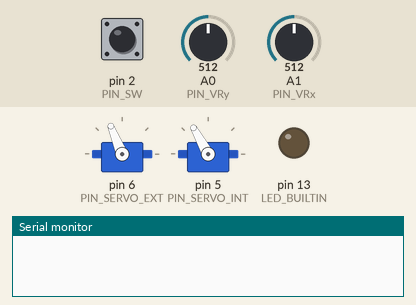
Recording of a sketch running on a simulated Arduino Leonardo, built with avr-gcc and run on an emulated ATmega32U4. On the bench: 2 × servo, output pins drawn as LEDs (lit = HIGH), the last lines printed to the serial monitor. Inputs (shaded band) come from the test bench; at power-on: pin 2 (PIN_SW) HIGH, A1 (PIN_VRx) = 512, A0 (PIN_VRy) = 512.

Above: at 1.2 s.
1.3 s: pin 2 (PIN_SW) pulled LOW for 3.2 s
At 6.5 s:
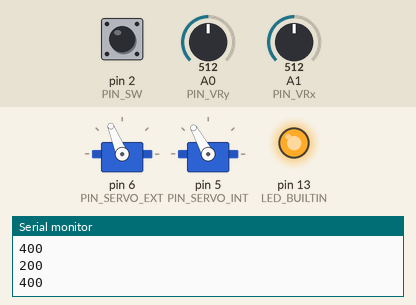
6.8 s: A1 (PIN_VRx) set to 716
At 7.8 s:
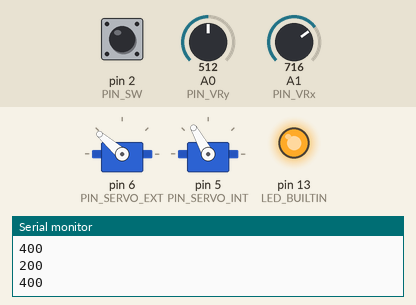
8.3 s: A0 (PIN_VRy) set to 306
At 8.9 s:
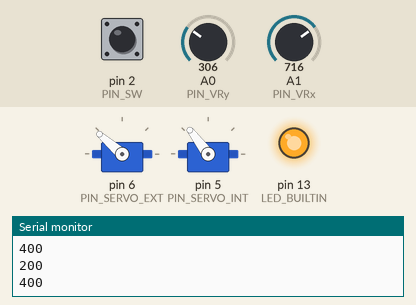
9.8 s: A1 (PIN_VRx) set to 900
At 10.1 s:
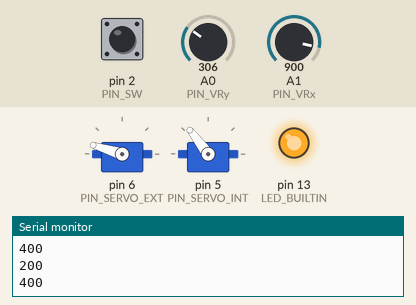
11.3 s: A0 (PIN_VRy) set to 522
At 12.4 s:
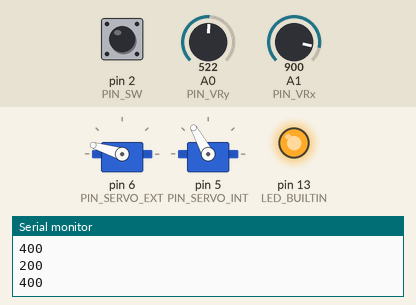
12.8 s: A1 (PIN_VRx) set to 1023
At 13.5 s:
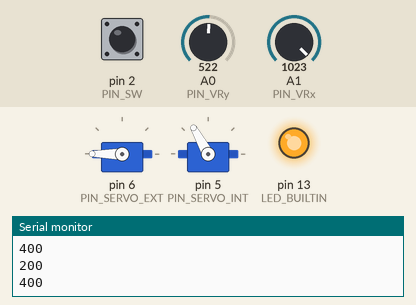
Timing chart, 0 to 15.3 s (numbered marks = the images above; inputs shaded):
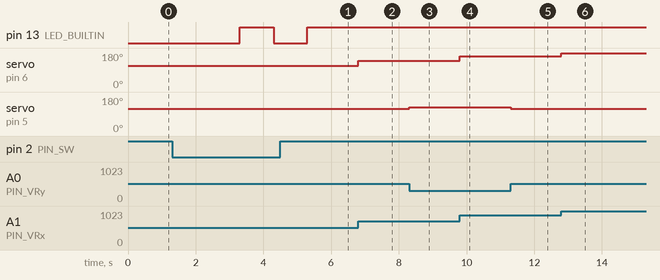

The sketch:

arduino_code.ino
```cpp
#define PIN_VRx A1
#define PIN_VRy A0
#define PIN_SW 2

// Includes y declaraciones de servo motores
#define PIN_SERVO_EXT 6
#define PIN_SERVO_INT 5

#include <Servo.h>
#include <Keyboard.h>

// Include para conexion serial con Raspberry Pi
#include <ArduinoJson.h>

Servo servoExterior;
Servo servoInterior;

// Valores centrales servomotores
int central_external_servo = 129;
int central_internal_servo = 121;


// Modo de juego
bool automatic = false;


// Enviar senal en serie
//
// Mensajes enviados:
//   200 --> empezar proceso automatico
//   300 --> siguiente punto
//   400 --> cancelar/acabar proceso
//


void serial_out(int value){

  //StaticJsonDocument<200> jsonDoc;
  //jsonDoc["value"] = value;
  //serializeJson(jsonDoc, Serial);

  Serial.print(value);
  Serial.println();

}


// Girar servomotores
void move(int x_ang, int y_ang){
  servoExterior.write(x_ang);
  servoInterior.write(y_ang);
}

// Todo el calculo automatico y comunicacion
void automatic_move(){

  // Decimos que empezamos el proceso
  serial_out(200);

  while (automatic){

    check_change_button();

    if (Serial.available() > 0) {

      String receivedString = Serial.readStringUntil('\n');
      StaticJsonDocument<200> jsonDoc;
      DeserializationError error = deserializeJson(jsonDoc, receivedString);

      if (!error) {
        int state = jsonDoc["state"];

        if (state == 400){
          automatic = false;
          break;
        }
        // else: ended == 200
        int x_value = jsonDoc["x_value"];
        int y_value = jsonDoc["y_value"];

        //Serial.print("Received values: {x_value: ");
        //Serial.print(x_value);
        //Serial.print(", y_value: ");
        //Serial.print(y_value);
        //Serial.println();

        int x_ang = map( x_value, -1, 1, 45, 180 );
        int y_ang = map( y_value, -1, 1, 140, 100 );

        // Movemos
        move(x_ang, y_ang);
        delay(2000);

        // Recolocamos poco a poco
        int step = 1;
        if (y_ang > central_internal_servo){
          step = -1;
        }

        x_value = 0;
        y_value = 0;
        x_ang = map( x_value, -1, 1, 45, 180 );

        y_ang = y_ang + step;
        while (y_ang != central_internal_servo){
          move(x_ang, y_ang);
          y_ang = y_ang + step;
          delay(200);
        }

        delay(500);

        // Decimos que continuamos
        serial_out(300);
      }
      else {

        //Serial.print("error");
      }


    }

  }

}


void manual_move(){
  // Posiciones del joystick
  int x = analogRead(PIN_VRx);
  int y = analogRead(PIN_VRy);
  // Mapeo de los valores a grados (0-180)

  int x_ang = map( x, 0, 1023, 45, 180 );

  int y_ang = map( y, 0, 512, 138, 119 );
  if (y > 512){
     y_ang = map( y, 512, 1023, 119, 110 );
  }


  //y_ang = 100; //120 centro; //140

  //Print de los valores en monitor serie

  /*
  Serial.print( "Joystick x value:" );
  Serial.print(x);
  Serial.print("  ");

  Serial.print( "Joystick y value:" );
  Serial.print(y);
  */

  //Desplazar servomotores
  move(x_ang, y_ang);

  // servoExterior.write(x_ang);
  // servoInterior.write(y_ang);

}


// Comprobamos si se ha pulsado el joystick
//
// Si se ha pulsado, cambiamos a modo automatico
void check_change_button(){

  int change = digitalRead(PIN_SW);

  // 0 pulsado -- 1 no pulsado
  /*
  Serial.print( " SW (Boton joystick):");
  Serial.print( change );
  Serial.println();
  */

  // Queremos cambiar
  if (change == 0){

    // Si estabamos en automatico, mandamos mensaje de cancelacion
    if (automatic){
      serial_out(400);
      digitalWrite(LED_BUILTIN, LOW); // Apagamos el LED

      /*
      Serial.print( "====================================");
      Serial.print( "Cancelando. Volviendo a modo manual.");
      Serial.print( "====================================");
      */
      automatic = false;
    }
    else{
      /*
      Serial.print( "============================");
      Serial.print( "Entrando a modo automatico.");
      Serial.print( "============================");
      */

      automatic = true;
    }

    //automatic = !automatic;


    delay(1000);
  }
}


/////////////////////////////////////
/////// FUNCIONES PRINCIPALES ///////
/////////////////////////////////////

// Inicializaciones
void setup(){

  // inicializar monitor serie a 9600 baudios
  Serial.begin(9600);
  analogReference(DEFAULT);

  //  Configuramos pin del pulsador del joystick como entrada con pullup
  pinMode(PIN_SW, INPUT_PULLUP);
  pinMode(PIN_VRx, INPUT); // Configurar el pin como entrada
  pinMode(PIN_VRx, INPUT); // Configurar el pin como entrada

  pinMode(LED_BUILTIN, OUTPUT);


	//Enlazamos el motor exterior al pin PIN_SERVO_EXT
	servoExterior.attach(PIN_SERVO_EXT);
  servoExterior.write(central_external_servo);

	//Enlazamos el motor interior al pin PIN_SERVO_INT
	servoInterior.attach(PIN_SERVO_INT);
  servoInterior.write(central_internal_servo);
}


// Bucle principal
void loop(){


  if (!automatic){
    //serial_out(200);
    //Serial.print( "manual");
    //Serial.println();
    manual_move();
  }
  else {

    automatic_move();

    //Serial.print( "=========================");
    //Serial.print( "Volviendo a modo manual.");
    //Serial.print( "=========================");

    //automatic = false;
    //serial_out(400);
    digitalWrite(LED_BUILTIN, HIGH); // Apagamos el LED
  }

  check_change_button();
  //Serial.print("Automatic= ");
  //Serial.print(automatic);
  //Serial.println();


  //Esperar 1/4 de segundo (en milisegundos)
	//delay(1000);


}
```

Measured:
- after the input at 1.3 s, pin 13 (LED_BUILTIN): LOW → HIGH after 2.0 s, → LOW 1.0 s later, → HIGH 1.0 s later
- after the input at 6.8 s, servo on pin 6 (PIN_SERVO_EXT): 112° → 139° at once
- after the input at 8.3 s, servo on pin 5 (PIN_SERVO_INT): 119° → 127° at once
- after the input at 9.8 s, servo on pin 6 (PIN_SERVO_EXT): 139° → 163° at once
- after the input at 11.3 s, servo on pin 5 (PIN_SERVO_INT): 127° → 119° at once
- after the input at 12.8 s, servo on pin 6 (PIN_SERVO_EXT): 163° → 180° at once
